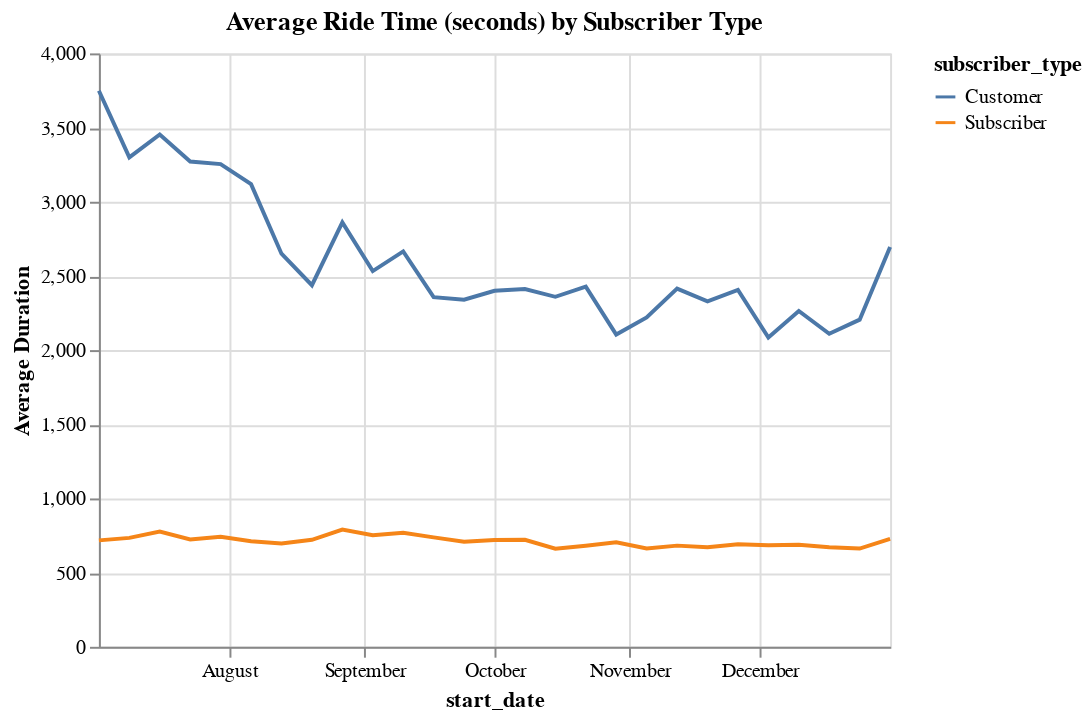

This figure's notebook cell:
### Code cell
alt.Chart(ridesbysubscriber, title = "Average Ride Time (seconds) by Subscriber Type").mark_line().encode(
    x='start_date',
    y=alt.Y('duration_sec', title = "Average Duration"),
    color='subscriber_type'
)

### Figure 1 — Vega-Lite specification as saved in the notebook (floating-point values rounded to 4 significant figures)
{"config": {"view": {"continuousWidth": 400, "continuousHeight": 300}}, "data": {"name": "data-5ca8d346620a19f3e4ec6fa7f37712c6"}, "mark": "line", "encoding": {"color": {"type": "nominal", "field": "subscriber_type"}, "x": {"type": "temporal", "field": "start_date"}, "y": {"type": "quantitative", "field": "duration_sec", "title": "Average Duration"}}, "title": "Average Ride Time (seconds) by Subscriber Type", "$schema": "https://vega.github.io/schema/vega-lite/v4.8.1.json", "datasets": {"data-5ca8d346620a19f3e4ec6fa7f37712c6": [{"start_date": "2017-07-02T00:00:00+00:00", "subscriber_type": "Customer", "duration_sec": 3749.0}, {"start_date": "2017-07-02T00:00:00+00:00", "subscriber_type": "Subscriber", "duration_sec": 717.5}, {"start_date": "2017-07-09T00:00:00+00:00", "subscriber_type": "Customer", "duration_sec": 3299.0}, {"start_date": "2017-07-09T00:00:00+00:00", "subscriber_type": "Subscriber", "duration_sec": 734.0}, {"start_date": "2017-07-16T00:00:00+00:00", "subscriber_type": "Customer", "duration_sec": 3454.0}, {"start_date": "2017-07-16T00:00:00+00:00", "subscriber_type": "Subscriber", "duration_sec": 776.4}, {"start_date": "2017-07-23T00:00:00+00:00", "subscriber_type": "Customer", "duration_sec": 3271.0}, {"start_date": "2017-07-23T00:00:00+00:00", "subscriber_type": "Subscriber", "duration_sec": 723.8}, {"start_date": "2017-07-30T00:00:00+00:00", "subscriber_type": "Customer", "duration_sec": 3254.0}, {"start_date": "2017-07-30T00:00:00+00:00", "subscriber_type": "Subscriber", "duration_sec": 742.1}, {"start_date": "2017-08-06T00:00:00+00:00", "subscriber_type": "Customer", "duration_sec": 3119.0}, {"start_date": "2017-08-06T00:00:00+00:00", "subscriber_type": "Subscriber", "duration_sec": 712.0}, {"start_date": "2017-08-13T00:00:00+00:00", "subscriber_type": "Customer", "duration_sec": 2650.0}, {"start_date": "2017-08-13T00:00:00+00:00", "subscriber_type": "Subscriber", "duration_sec": 697.0}, {"start_date": "2017-08-20T00:00:00+00:00", "subscriber_type": "Customer", "duration_sec": 2437.0}, {"start_date": "2017-08-20T00:00:00+00:00", "subscriber_type": "Subscriber", "duration_sec": 721.4}, {"start_date": "2017-08-27T00:00:00+00:00", "subscriber_type": "Customer", "duration_sec": 2861.0}, {"start_date": "2017-08-27T00:00:00+00:00", "subscriber_type": "Subscriber", "duration_sec": 790.0}, {"start_date": "2017-09-03T00:00:00+00:00", "subscriber_type": "Customer", "duration_sec": 2533.0}, {"start_date": "2017-09-03T00:00:00+00:00", "subscriber_type": "Subscriber", "duration_sec": 751.6}, {"start_date": "2017-09-10T00:00:00+00:00", "subscriber_type": "Customer", "duration_sec": 2666.0}, {"start_date": "2017-09-10T00:00:00+00:00", "subscriber_type": "Subscriber", "duration_sec": 768.6}, {"start_date": "2017-09-17T00:00:00+00:00", "subscriber_type": "Customer", "duration_sec": 2357.0}, {"start_date": "2017-09-17T00:00:00+00:00", "subscriber_type": "Subscriber", "duration_sec": 737.6}, {"start_date": "2017-09-24T00:00:00+00:00", "subscriber_type": "Customer", "duration_sec": 2339.0}, {"start_date": "2017-09-24T00:00:00+00:00", "subscriber_type": "Subscriber", "duration_sec": 708.0}, {"start_date": "2017-10-01T00:00:00+00:00", "subscriber_type": "Customer", "duration_sec": 2400.0}, {"start_date": "2017-10-01T00:00:00+00:00", "subscriber_type": "Subscriber", "duration_sec": 720.4}, {"start_date": "2017-10-08T00:00:00+00:00", "subscriber_type": "Customer", "duration_sec": 2412.0}, {"start_date": "2017-10-08T00:00:00+00:00", "subscriber_type": "Subscriber", "duration_sec": 721.5}, {"start_date": "2017-10-15T00:00:00+00:00", "subscriber_type": "Customer", "duration_sec": 2359.0}, {"start_date": "2017-10-15T00:00:00+00:00", "subscriber_type": "Subscriber", "duration_sec": 661.0}, {"start_date": "2017-10-22T00:00:00+00:00", "subscriber_type": "Customer", "duration_sec": 2428.0}, {"start_date": "2017-10-22T00:00:00+00:00", "subscriber_type": "Subscriber", "duration_sec": 681.0}, {"start_date": "2017-10-29T00:00:00+00:00", "subscriber_type": "Customer", "duration_sec": 2105.0}, {"start_date": "2017-10-29T00:00:00+00:00", "subscriber_type": "Subscriber", "duration_sec": 704.5}, {"start_date": "2017-11-05T00:00:00+00:00", "subscriber_type": "Customer", "duration_sec": 2220.0}, {"start_date": "2017-11-05T00:00:00+00:00", "subscriber_type": "Subscriber", "duration_sec": 662.3}, {"start_date": "2017-11-12T00:00:00+00:00", "subscriber_type": "Customer", "duration_sec": 2415.0}, {"start_date": "2017-11-12T00:00:00+00:00", "subscriber_type": "Subscriber", "duration_sec": 682.1}, {"start_date": "2017-11-19T00:00:00+00:00", "subscriber_type": "Customer", "duration_sec": 2328.0}, {"start_date": "2017-11-19T00:00:00+00:00", "subscriber_type": "Subscriber", "duration_sec": 671.7}, {"start_date": "2017-11-26T00:00:00+00:00", "subscriber_type": "Customer", "duration_sec": 2406.0}, {"start_date": "2017-11-26T00:00:00+00:00", "subscriber_type": "Subscriber", "duration_sec": 691.5}, {"start_date": "2017-12-03T00:00:00+00:00", "subscriber_type": "Customer", "duration_sec": 2085.0}, {"start_date": "2017-12-03T00:00:00+00:00", "subscriber_type": "Subscriber", "duration_sec": 684.3}, {"start_date": "2017-12-10T00:00:00+00:00", "subscriber_type": "Customer", "duration_sec": 2264.0}, {"start_date": "2017-12-10T00:00:00+00:00", "subscriber_type": "Subscriber", "duration_sec": 687.3}, {"start_date": "2017-12-17T00:00:00+00:00", "subscriber_type": "Customer", "duration_sec": 2110.0}, {"start_date": "2017-12-17T00:00:00+00:00", "subscriber_type": "Subscriber", "duration_sec": 671.4}, {"start_date": "2017-12-24T00:00:00+00:00", "subscriber_type": "Customer", "duration_sec": 2205.0}, {"start_date": "2017-12-24T00:00:00+00:00", "subscriber_type": "Subscriber", "duration_sec": 662.2}, {"start_date": "2017-12-31T00:00:00+00:00", "subscriber_type": "Customer", "duration_sec": 2694.0}, {"start_date": "2017-12-31T00:00:00+00:00", "subscriber_type": "Subscriber", "duration_sec": 727.0}]}}
